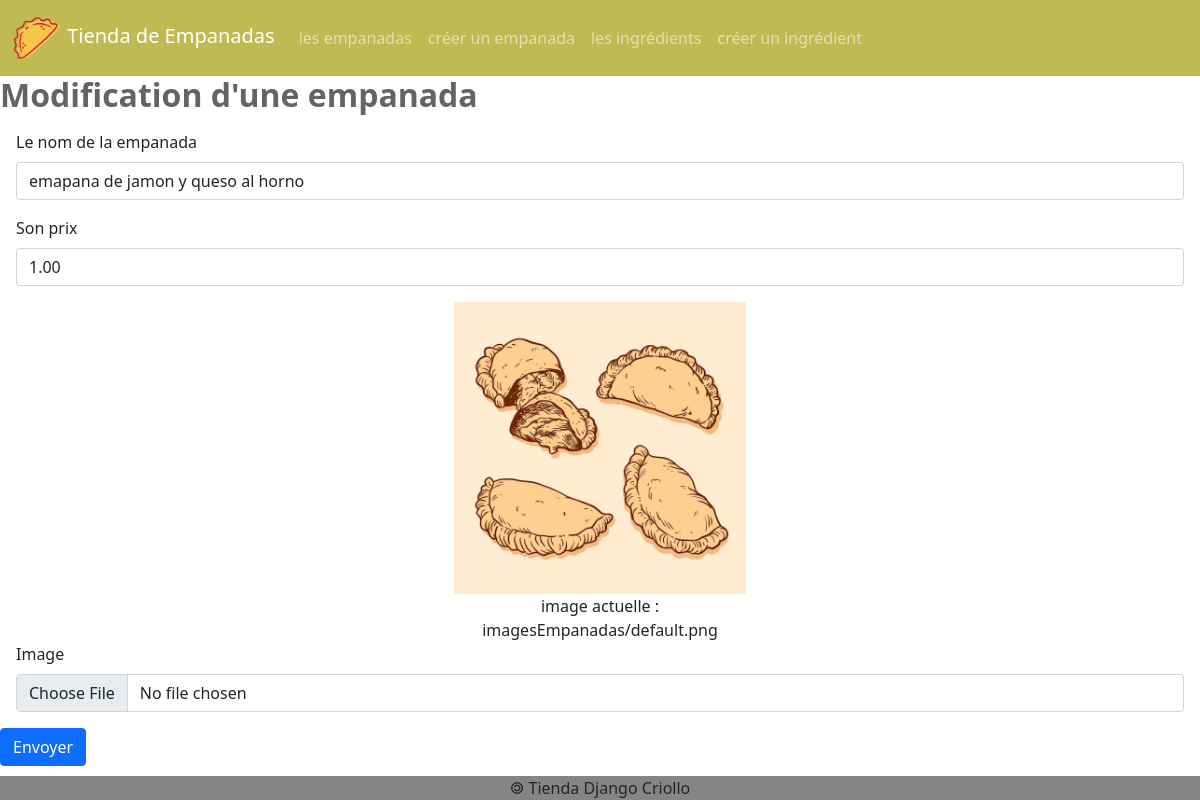
The page /empanada/4/update/ on the database as committed earlier.
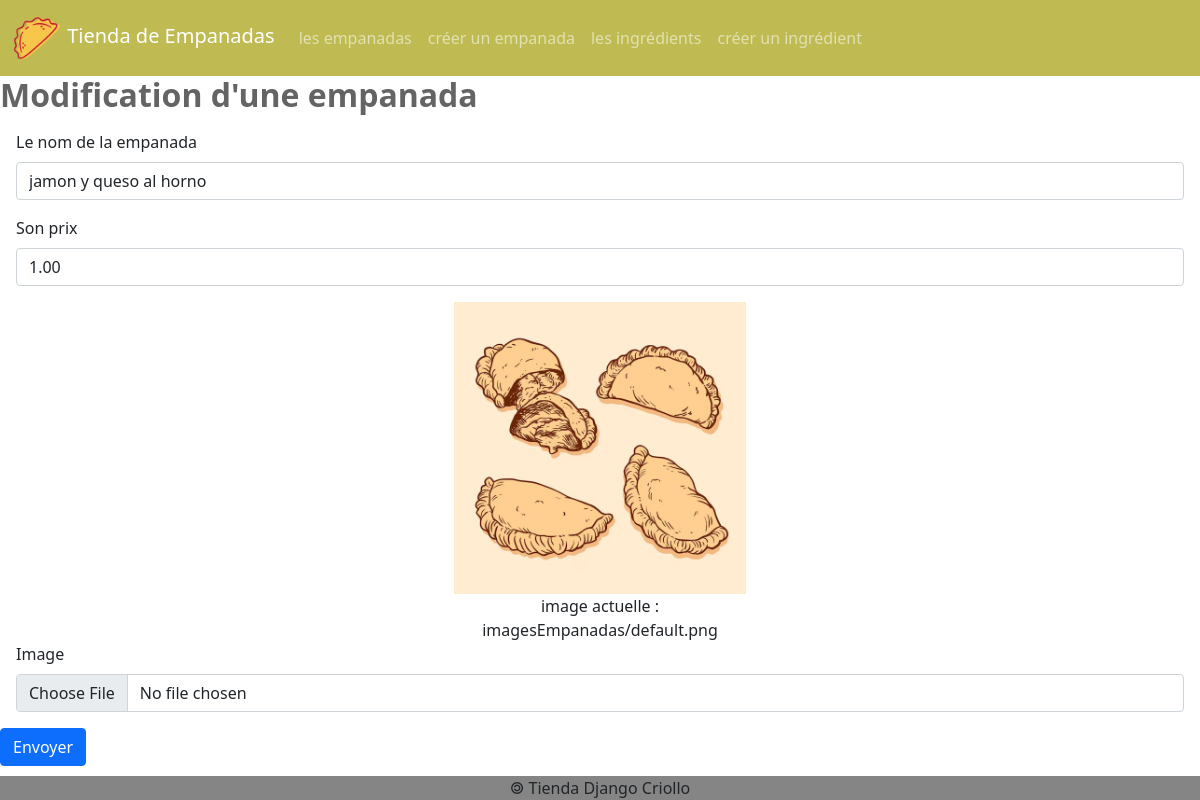
The same page on the database as committed later.
### empanadas/models.py (models this page shows, shortened)
class Empanada(models.Model):
    idEmpanada = models.AutoField(primary_key=True)
    nomEmpanada = models.CharField(max_length=50)
    prix = models.DecimalField(max_digits=6, decimal_places=2)
    image = models.ImageField(default = 'imagesEmpanadas/default.png', upload_to = 'imagesEmpanadas/')

### empanadas/views.py (the view)
# urls.py: path('empanada/<int:empanada_id>/update/', views.afficherFormulaireModificationEmpanada),
def afficherFormulaireModificationEmpanada(request, empanada_id):
    emp = Empanada.objects.get(idEmpanada = empanada_id)
    return render(
        request,
        'empanadas/formulaireModificationEmpanada.html',
        { 'empanada' : emp }
    )

### empanadas/templates/empanadas/formulaireModificationEmpanada.html (shortened to what this page needs)
{% extends 'empanadas/base.html' %}
{% block main %}
<h2>Modification d'une empanada</h2>
<form
    action="/empanada/{{empanada.idEmpanada}}/updated/"
    method="post"
    enctype="multipart/form-data"
>
    <div class="m-3">
        <label for="id_nomEmpanada" class="form-label">
            Le nom de la empanada
        </label>
        <input
            id="id_nomEmpanada"
            name="nomEmpanada"
            type="text"
            value="{{empanada.nomEmpanada}}"
            maxlength="50"
            required
            class="form-control"
        />
    </div>
    <div class="m-3">
        <label for="id_prix" class="form-label"> Son prix </label>
        <input
            id="id_prixEmpanada"
            name="prix"
            type="number"
            value="{{empanada.prix}}"
            min="0.00"
            max="1000000.00"
            step="0.01"
            maxlength="50"
            required
            class="form-control"
        />
    </div>
    <div class="m-3">
        <figure class="w-25 text-center m-auto">
            <img src="{{MEDIA_URL}}{{empanada.image}}" class="img-fluid" />
            <figcaption>image actuelle : {{empanada.image}}</figcaption>
        </figure>
        <label for="id_image" class="form-label"> Image </label>
        <input
            id="id_image"
            name="image"
            type="file"
            accept="image/*"
            class="form-control"
        />
    </div>
    <button type="submit" class="btn btn-primary">Envoyer</button>
</form>
{% endblock %}

Rows that differ between the two databases and show on the page:
changed Empanada "imagesEmpanadas/default.png": nomEmpanada "emapana de jamon y queso al horno" → "jamon y queso al horno"
